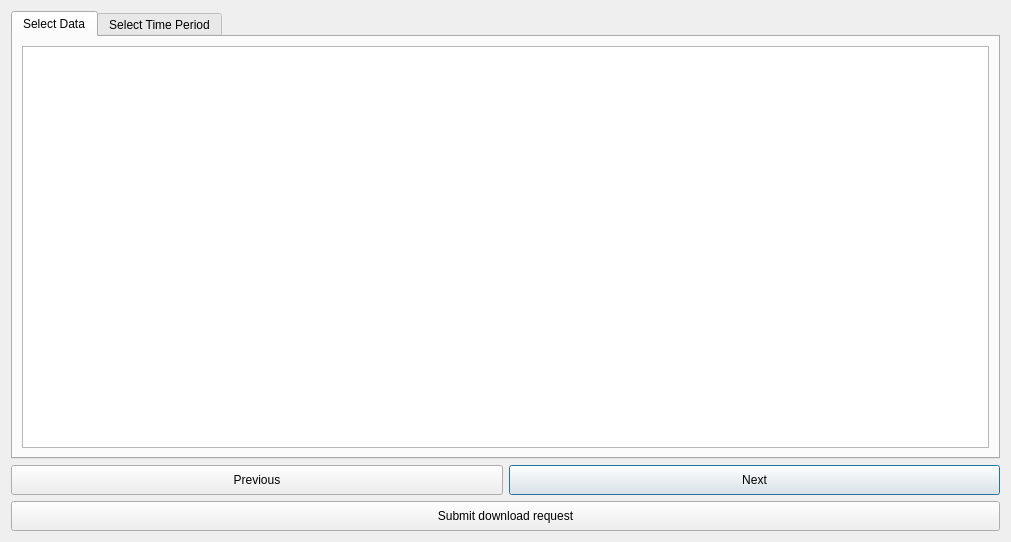
<?xml version="1.0" encoding="UTF-8"?>
<ui version="4.0">
 <class>DlgDownloadLandPKS</class>
 <widget class="QDialog" name="DlgDownloadLandPKS">
  <property name="windowModality">
   <enum>Qt::ApplicationModal</enum>
  </property>
  <property name="geometry">
   <rect>
    <x>0</x>
    <y>0</y>
    <width>1011</width>
    <height>542</height>
   </rect>
  </property>
  <property name="sizePolicy">
   <sizepolicy hsizetype="Fixed" vsizetype="Fixed">
    <horstretch>0</horstretch>
    <verstretch>0</verstretch>
   </sizepolicy>
  </property>
  <property name="windowTitle">
   <string>Download LandPKS data</string>
  </property>
  <layout class="QVBoxLayout" name="verticalLayout">
   <item>
    <widget class="QTabWidget" name="TabBox">
     <property name="sizePolicy">
      <sizepolicy hsizetype="Minimum" vsizetype="Expanding">
       <horstretch>0</horstretch>
       <verstretch>0</verstretch>
      </sizepolicy>
     </property>
     <property name="tabShape">
      <enum>QTabWidget::Rounded</enum>
     </property>
     <property name="currentIndex">
      <number>0</number>
     </property>
     <widget class="QWidget" name="SelectData">
      <attribute name="title">
       <string>Select Data</string>
      </attribute>
      <layout class="QVBoxLayout" name="verticalLayout_2">
       <item>
        <widget class="QTableView" name="data_view">
         <property name="minimumSize">
          <size>
           <width>600</width>
           <height>200</height>
          </size>
         </property>
         <property name="selectionMode">
          <enum>QAbstractItemView::SingleSelection</enum>
         </property>
         <property name="selectionBehavior">
          <enum>QAbstractItemView::SelectRows</enum>
         </property>
         <property name="sortingEnabled">
          <bool>true</bool>
         </property>
         <attribute name="horizontalHeaderVisible">
          <bool>true</bool>
         </attribute>
         <attribute name="horizontalHeaderCascadingSectionResizes">
          <bool>true</bool>
         </attribute>
         <attribute name="horizontalHeaderStretchLastSection">
          <bool>false</bool>
         </attribute>
         <attribute name="verticalHeaderVisible">
          <bool>false</bool>
         </attribute>
         <attribute name="verticalHeaderShowSortIndicator" stdset="0">
          <bool>true</bool>
         </attribute>
        </widget>
       </item>
      </layout>
     </widget>
     <widget class="QWidget" name="SelectTime">
      <attribute name="title">
       <string>Select Time Period</string>
      </attribute>
      <layout class="QVBoxLayout" name="verticalLayout_3">
       <item>
        <widget class="QGroupBox" name="groupBox_esa_period">
         <property name="sizePolicy">
          <sizepolicy hsizetype="Preferred" vsizetype="Fixed">
           <horstretch>0</horstretch>
           <verstretch>0</verstretch>
          </sizepolicy>
         </property>
         <property name="title">
          <string>Period</string>
         </property>
         <layout class="QGridLayout" name="gridLayout_8">
          <item row="1" column="1">
           <widget class="QDateEdit" name="last_year">
            <property name="sizePolicy">
             <sizepolicy hsizetype="Minimum" vsizetype="Minimum">
              <horstretch>0</horstretch>
              <verstretch>0</verstretch>
             </sizepolicy>
            </property>
            <property name="minimumSize">
             <size>
              <width>0</width>
              <height>30</height>
             </size>
            </property>
            <property name="maximumSize">
             <size>
              <width>120</width>
              <height>35</height>
             </size>
            </property>
            <property name="minimumDateTime">
             <datetime>
              <hour>0</hour>
              <minute>0</minute>
              <second>0</second>
              <year>1992</year>
              <month>1</month>
              <day>1</day>
             </datetime>
            </property>
            <property name="maximumDate">
             <date>
              <year>2030</year>
              <month>12</month>
              <day>31</day>
             </date>
            </property>
            <property name="minimumDate">
             <date>
              <year>1992</year>
              <month>1</month>
              <day>1</day>
             </date>
            </property>
            <property name="displayFormat">
             <string notr="true">yyyy</string>
            </property>
            <property name="date">
             <date>
              <year>2015</year>
              <month>1</month>
              <day>1</day>
             </date>
            </property>
           </widget>
          </item>
          <item row="1" column="0">
           <widget class="QDateEdit" name="first_year">
            <property name="sizePolicy">
             <sizepolicy hsizetype="Minimum" vsizetype="Minimum">
              <horstretch>0</horstretch>
              <verstretch>0</verstretch>
             </sizepolicy>
            </property>
            <property name="minimumSize">
             <size>
              <width>0</width>
              <height>30</height>
             </size>
            </property>
            <property name="maximumSize">
             <size>
              <width>120</width>
              <height>35</height>
             </size>
            </property>
            <property name="maximumDate">
             <date>
              <year>2015</year>
              <month>12</month>
              <day>31</day>
             </date>
            </property>
            <property name="minimumDate">
             <date>
              <year>1992</year>
              <month>1</month>
              <day>1</day>
             </date>
            </property>
            <property name="displayFormat">
             <string notr="true">yyyy</string>
            </property>
            <property name="date">
             <date>
              <year>2001</year>
              <month>1</month>
              <day>1</day>
             </date>
            </property>
           </widget>
          </item>
          <item row="0" column="1">
           <widget class="QLabel" name="label_3">
            <property name="minimumSize">
             <size>
              <width>0</width>
              <height>30</height>
             </size>
            </property>
            <property name="text">
             <string>Last year:</string>
            </property>
           </widget>
          </item>
          <item row="0" column="0">
           <widget class="QLabel" name="label_10">
            <property name="minimumSize">
             <size>
              <width>0</width>
              <height>30</height>
             </size>
            </property>
            <property name="font">
             <font>
              <weight>50</weight>
              <bold>false</bold>
             </font>
            </property>
            <property name="text">
             <string>First year:</string>
            </property>
           </widget>
          </item>
         </layout>
        </widget>
       </item>
       <item>
        <spacer name="verticalSpacer_2">
         <property name="orientation">
          <enum>Qt::Vertical</enum>
         </property>
         <property name="sizeHint" stdset="0">
          <size>
           <width>20</width>
           <height>40</height>
          </size>
         </property>
        </spacer>
       </item>
      </layout>
     </widget>
    </widget>
   </item>
   <item>
    <layout class="QGridLayout" name="gridLayout_3">
     <item row="0" column="1">
      <widget class="QPushButton" name="button_next">
       <property name="sizePolicy">
        <sizepolicy hsizetype="Minimum" vsizetype="Minimum">
         <horstretch>0</horstretch>
         <verstretch>0</verstretch>
        </sizepolicy>
       </property>
       <property name="minimumSize">
        <size>
         <width>0</width>
         <height>30</height>
        </size>
       </property>
       <property name="text">
        <string>Next</string>
       </property>
      </widget>
     </item>
     <item row="1" column="0" colspan="2">
      <widget class="QPushButton" name="button_calculate">
       <property name="sizePolicy">
        <sizepolicy hsizetype="Minimum" vsizetype="Minimum">
         <horstretch>0</horstretch>
         <verstretch>0</verstretch>
        </sizepolicy>
       </property>
       <property name="minimumSize">
        <size>
         <width>0</width>
         <height>30</height>
        </size>
       </property>
       <property name="text">
        <string>Submit download request</string>
       </property>
      </widget>
     </item>
     <item row="0" column="0">
      <widget class="QPushButton" name="button_prev">
       <property name="sizePolicy">
        <sizepolicy hsizetype="Minimum" vsizetype="Minimum">
         <horstretch>0</horstretch>
         <verstretch>0</verstretch>
        </sizepolicy>
       </property>
       <property name="minimumSize">
        <size>
         <width>0</width>
         <height>30</height>
        </size>
       </property>
       <property name="text">
        <string>Previous</string>
       </property>
      </widget>
     </item>
    </layout>
   </item>
  </layout>
 </widget>
 <tabstops>
  <tabstop>TabBox</tabstop>
  <tabstop>button_prev</tabstop>
  <tabstop>button_next</tabstop>
  <tabstop>button_calculate</tabstop>
 </tabstops>
 <resources/>
 <connections/>
</ui>
